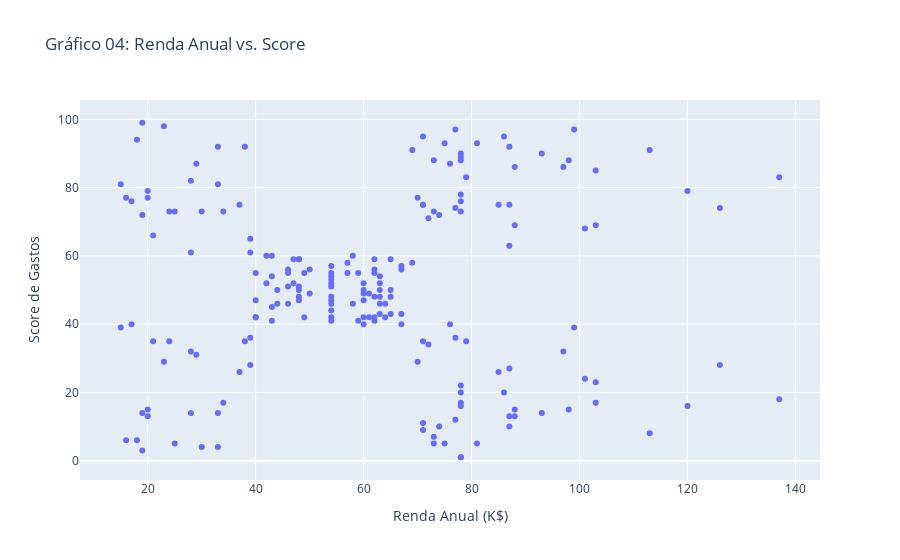

The notebook cell this image was saved under:
### Code cell
# GRÁFICO 04: RENDA ANUAL VS. SCORE

scatter_renda_score = px.scatter(df, x="ANNUAL_INCOME", y="SPENDING_SCORE", title="Gráfico 04: Renda Anual vs. Score")
scatter_renda_score.update_layout(xaxis_title='Renda Anual (K$)', yaxis_title='Score de Gastos')

scatter_renda_score.show()

### Figure 1 — Plotly figure (JSON) as saved in the notebook; plotly's stock layout.template omitted (floating-point values rounded to 4 significant figures; data arrays with more than 128 entries replaced by an {"elided": "..."} marker saying what was removed)
{"data": [{"hovertemplate": "ANNUAL_INCOME=%{x}<br>SPENDING_SCORE=%{y}<extra></extra>", "legendgroup": "", "marker": {"color": "#636efa", "symbol": "circle"}, "mode": "markers", "name": "", "orientation": "v", "showlegend": false, "type": "scatter", "x": {"elided": "200 int values"}, "xaxis": "x", "y": {"elided": "200 int values"}, "yaxis": "y"}], "layout": {"legend": {"tracegroupgap": 0}, "title": {"text": "Gráfico 04: Renda Anual vs. Score"}, "xaxis": {"anchor": "y", "domain": [0, 1], "title": {"text": "Renda Anual (K$)"}}, "yaxis": {"anchor": "x", "domain": [0, 1], "title": {"text": "Score de Gastos"}}}}
